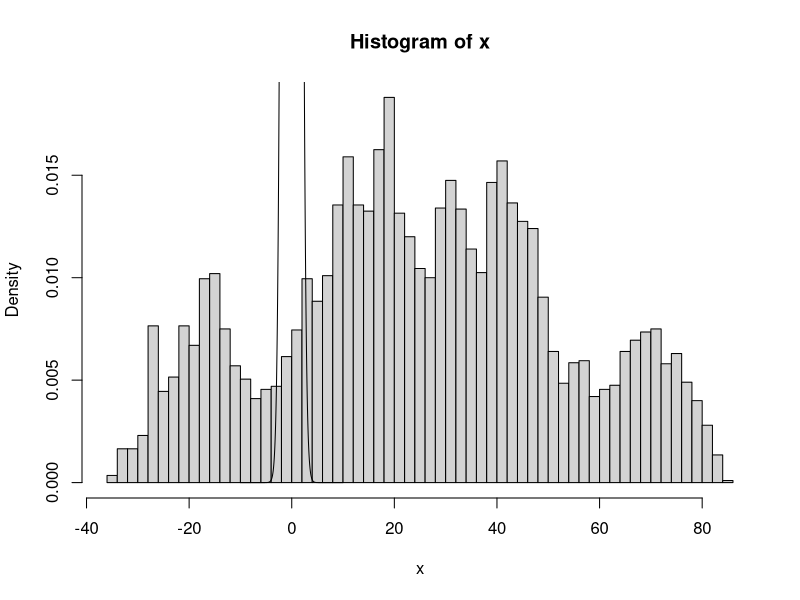
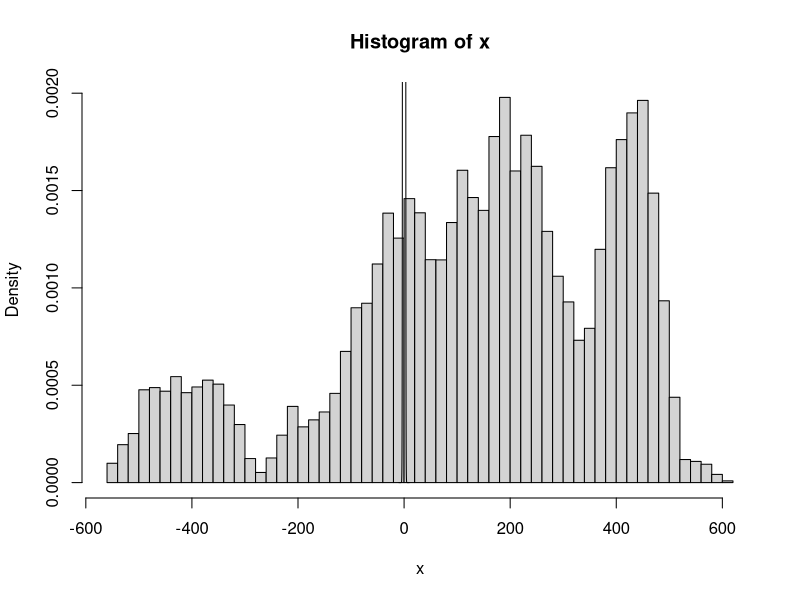
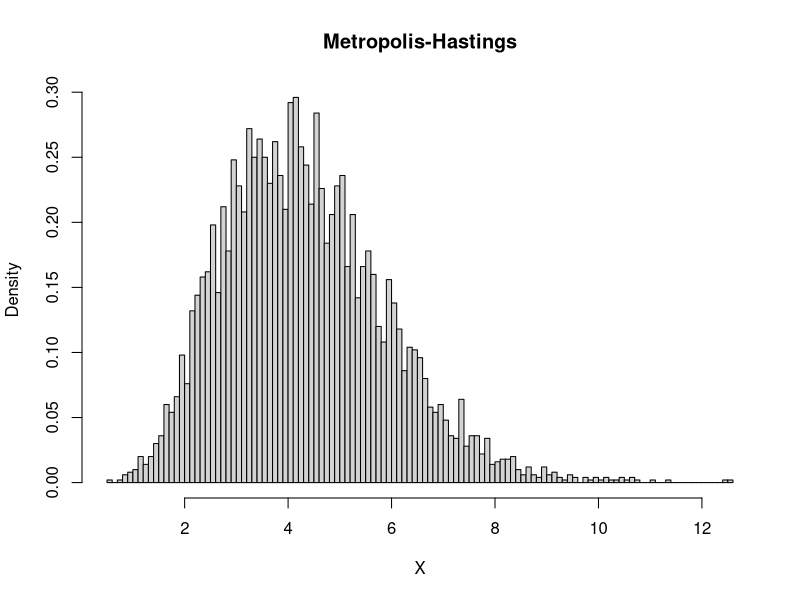

Recreate these plots in R, in order. (Note: this script raises an error after producing the figures.)
#############################
#############################
#Exercise 6.2
x=c(rnorm(1))

for(t in 1:10^4){
  x[t+1]=x[t]+rnorm(1)
} 

hist(x,breaks=50,probability =TRUE)
lines(seq(-10,10,length.out=10000),dnorm(seq(-10,10,length.out=10000),
                                         0,1),ty='l')

x=c(rnorm(1))

for(t in 1:10^6){
  x[t+1]=x[t]+rnorm(1)
} 

hist(x,breaks=50,probability =TRUE)
lines(seq(-10,10,length.out=10000),dnorm(seq(-10,10,length.out=10000),
                                         0,1),ty='l')

#############################
#############################
#Exercise 6.4 

#c. Metropolis{Hastings algorithm to generate 5000 G(4.85, 1) random variables.
a=4; b=4/4.85
Nsim=5000
X=rep(rgamma(1,shape=a,rate=b),Nsim)
for (i in 2:Nsim){
  Y=rgamma(1,shape=a,rate=b)
  rho=dgamma(Y,shape=4.85,rate=1)/dgamma(X[i-1],shape=4.85,rate=1)
  X[i]=X[i-1]+(Y-X[i-1])*(runif(1)<rho)
}
hist(X, breaks=100,probability = TRUE,main='Metropolis-Hastings')
lines(seq(0,20,length.out=1000),f(seq(0,20,length.out=1000)),col=2,lwd=2)


#  d. Compare the algorithms using (i) their acceptance rates and (ii) the estimates
#  of the mean and variance of the G(4:85; 1) along with their errors. 
# (Hint:Examine the correlation in both samples.)
#Accept Reject
#(i)

length(x)/length(y)

#(ii)
mean(x)
var(x)

acf(x,main='Accept-Reject')#less coorelation


#Metropolis Hastings
#(i)
a=c()
for(i in 1:Nsim-1){
  a=c(a, X[i]!=X[i+1])
}
sum(a)/5000

#(ii)
mean(X)
var(X)

acf(X,main='Metropolis-Hastings')#more coorelation

par(mfrow=c(1,1))
plot(4700:Nsim,X[4700:Nsim],ty='l')

#############################
#############################
#Exercise 6.10

#a
Nsim=5000
X=rep(rnorm(1),Nsim)
for (i in 2:Nsim){
  Y=rnorm(1)
  rho=dt(Y,df=4)/dt(X[i-1],df=4)
  X[i]=X[i-1]+(Y-X[i-1])*(runif(1)<rho)
}
hist(X, breaks=100,probability = TRUE)
lines(seq(-3,3,length.out=1000),dt(seq(-3,3,length.out=1000),df=4),col=2,lwd=2)

#b
Nsim=5000
X=rep(rt(1,df=2),Nsim)
for (i in 2:Nsim){
  Y=rt(1,df=2)
  rho=dt(Y,df=4)/dt(X[i-1],df=4)
  X[i]=X[i-1]+(Y-X[i-1])*(runif(1)<rho)
}
hist(X, breaks=100,probability = TRUE)
lines(seq(-3,3,length.out=1000),dt(seq(-3,3,length.out=1000),df=4),col=2,lwd=2)

